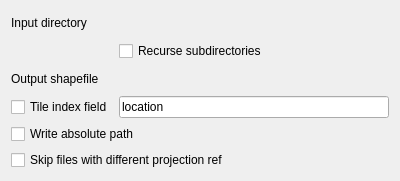
<?xml version="1.0" encoding="UTF-8"?>
<ui version="4.0">
 <class>GdalToolsWidget</class>
 <widget class="QWidget" name="GdalToolsWidget">
  <property name="geometry">
   <rect>
    <x>0</x>
    <y>0</y>
    <width>400</width>
    <height>181</height>
   </rect>
  </property>
  <property name="windowTitle">
   <string>Raster tile index</string>
  </property>
  <layout class="QVBoxLayout" name="verticalLayout">
   <item>
    <layout class="QGridLayout" name="gridLayout">
     <item row="0" column="0">
      <widget class="QLabel" name="label">
       <property name="text">
        <string>Input directory</string>
       </property>
       <property name="buddy">
        <cstring>inSelector</cstring>
       </property>
      </widget>
     </item>
     <item row="1" column="1">
      <widget class="QCheckBox" name="recurseCheck">
       <property name="text">
        <string>Recurse subdirectories</string>
       </property>
      </widget>
     </item>
     <item row="2" column="0">
      <widget class="QLabel" name="label_2">
       <property name="text">
        <string>Output shapefile</string>
       </property>
       <property name="buddy">
        <cstring>outSelector</cstring>
       </property>
      </widget>
     </item>
     <item row="3" column="0">
      <widget class="QCheckBox" name="indexFieldCheck">
       <property name="text">
        <string>Tile index field</string>
       </property>
      </widget>
     </item>
     <item row="3" column="1">
      <widget class="QLineEdit" name="indexFieldEdit">
       <property name="enabled">
        <bool>true</bool>
       </property>
       <property name="text">
        <string>location</string>
       </property>
      </widget>
     </item>
     <item row="0" column="1">
      <widget class="GdalToolsInOutSelector" name="inSelector" native="true"/>
     </item>
     <item row="2" column="1">
      <widget class="GdalToolsInOutSelector" name="outSelector" native="true"/>
     </item>
    </layout>
   </item>
   <item>
    <widget class="QCheckBox" name="absolutePathCheck">
     <property name="text">
      <string>Write absolute path</string>
     </property>
    </widget>
   </item>
   <item>
    <widget class="QCheckBox" name="skipDifferentProjCheck">
     <property name="text">
      <string>Skip files with different projection ref</string>
     </property>
    </widget>
   </item>
  </layout>
 </widget>
 <customwidgets>
  <customwidget>
   <class>GdalToolsInOutSelector</class>
   <extends>QWidget</extends>
   <header>inOutSelector</header>
   <container>1</container>
  </customwidget>
 </customwidgets>
 <resources/>
 <connections/>
</ui>
